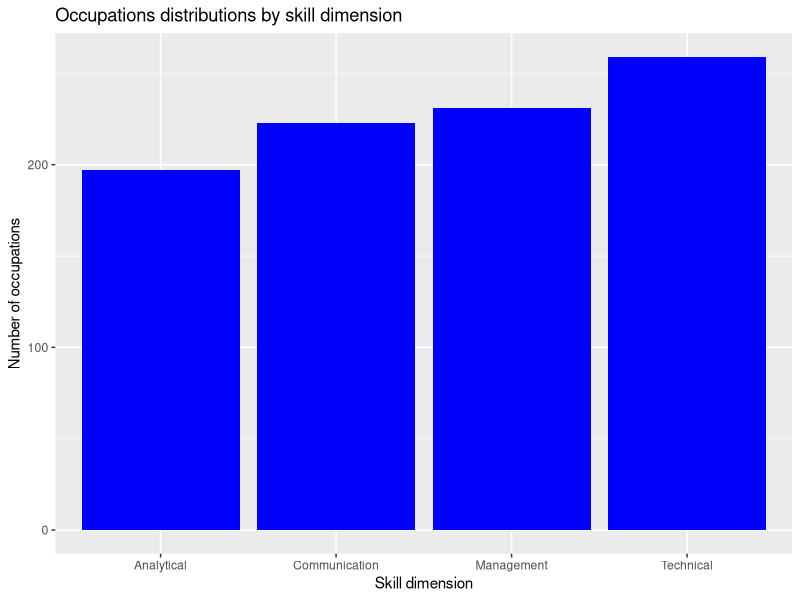
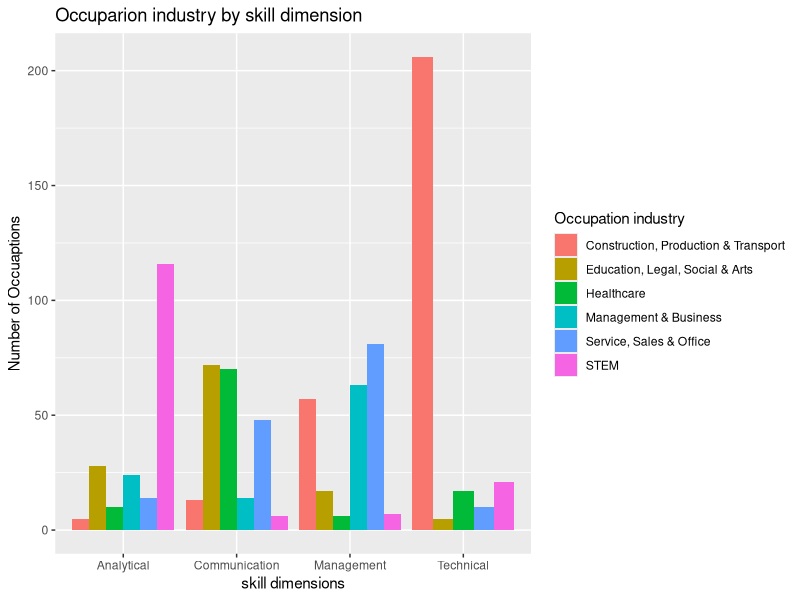
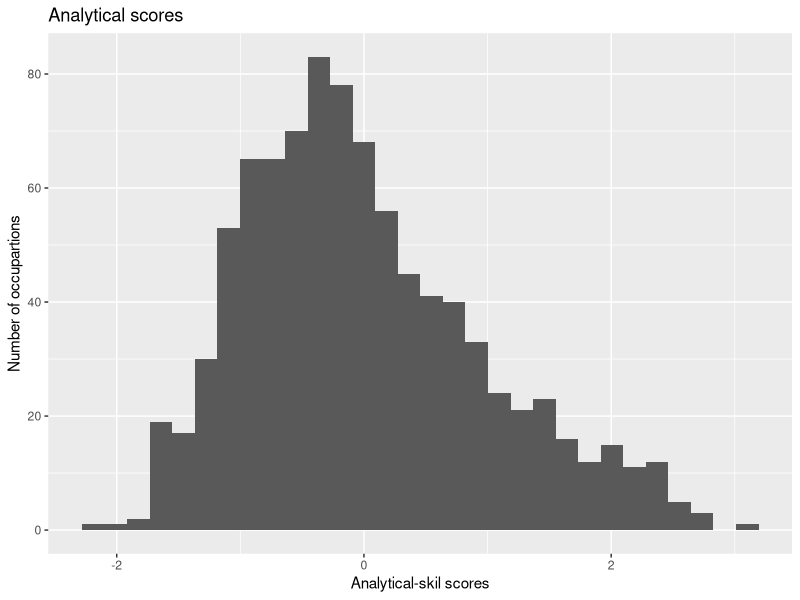
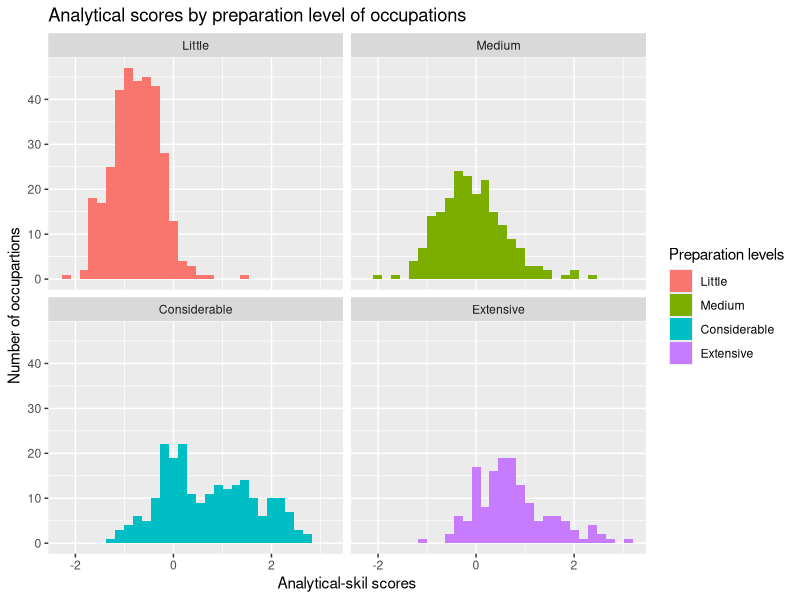
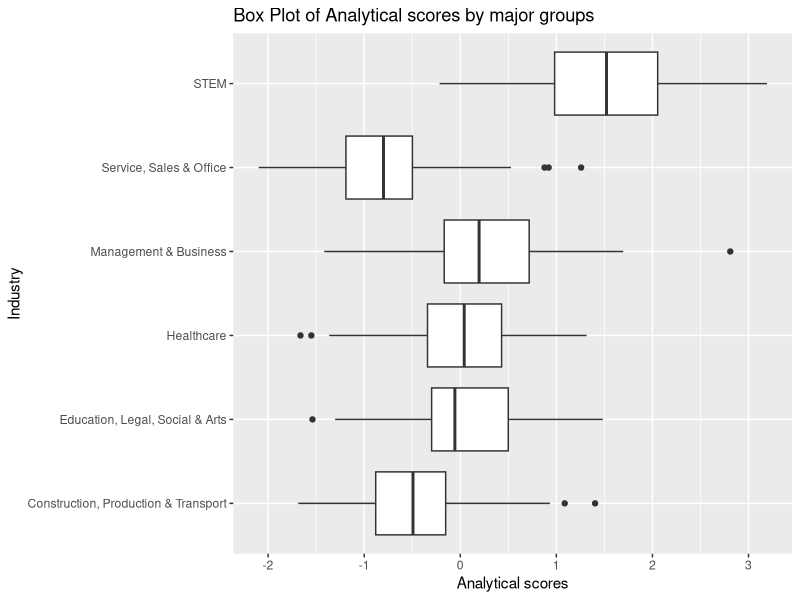

These charts were generated, in order, by the following R code:
## ---- chunk 1
#read data
library(tidyverse)
data <- read.csv("onet_2026_clean.csv") |>
  mutate (preparation = factor(job_zone, levels = c("Little","Medium","Considerable","Extensive" )))

## ---- chunk 2
# investigate data
table(data$job_zone)
table(data$major_group)
table(data$skill_type)

table(data$preparation, data$major_group)
table(data$major_group, data$skill_type)
table(data$preparation, data$skill_type)

## ---- chunk 3
# investigate data - summarize the continous variables
# write a function to make good programming 
summarise_onet <- function(x){
  data |> 
    group_by(.data[[x]]) |>
    summarise(across(where(is.numeric), list(mean = mean, median = median, sd = sd)))
}
summarise_onet("preparation")
summarise_onet("skill_type")
summarise_onet("major_group")
## ---- chunk 4
# bar chart 
library(ggplot2)
ggplot(data, 
       aes(x = skill_type)) +
  geom_bar(fill = "blue") +
  labs(title = "Occupations distributions by skill dimension",
       x = "Skill dimension", y = "Number of occupations")

## ---- chunk 5

ggplot(data,
       aes(x = skill_type, fill = major_group)) + 
  geom_bar(position = "dodge") +
  labs(title = "Occuparion industry by skill dimension",
       x = "skill dimensions", y = "Number of Occuaptions",
       fill = "Occupation industry")

## ---- chunk 6

ggplot(data,
       aes(x = analytical)) +
  geom_histogram() +
  labs(title = "Analytical scores",
       x = "Analytical-skil scores",
       y = "Number of occupartions")

## ---- chunk 7



ggplot(data,
       aes(x = analytical, fill = preparation)) +
  geom_histogram() +
  facet_wrap(~preparation) +
  labs(title = "Analytical scores by preparation level of occupations",
       x = "Analytical-skil scores",
       y = "Number of occupartions",
       fill = "Preparation levels")

## ---- chunk 8

ggplot(data,
       aes(x = analytical, y = major_group)) +
  geom_boxplot() +
  labs(title = "Box Plot of Analytical scores by major groups",
       y = "Industry",
       x = "Analytical scores")
